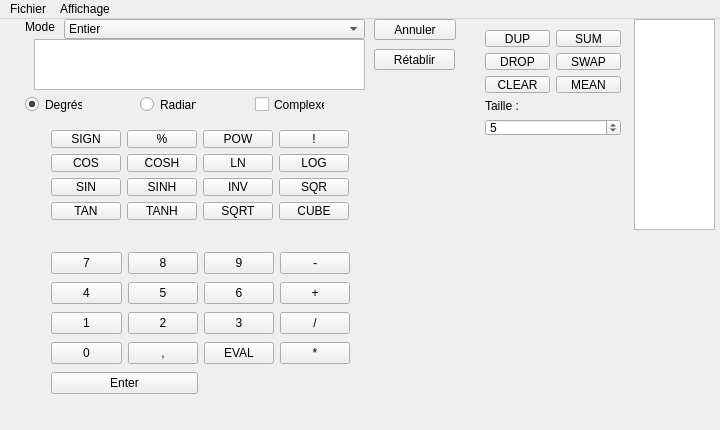
<?xml version="1.0" encoding="UTF-8"?>
<ui version="4.0">
 <class>MainWindow</class>
 <widget class="QMainWindow" name="MainWindow">
  <property name="enabled">
   <bool>true</bool>
  </property>
  <property name="geometry">
   <rect>
    <x>0</x>
    <y>0</y>
    <width>720</width>
    <height>430</height>
   </rect>
  </property>
  <property name="acceptDrops">
   <bool>false</bool>
  </property>
  <property name="windowTitle">
   <string>Calculatrice</string>
  </property>
  <property name="animated">
   <bool>false</bool>
  </property>
  <widget class="QWidget" name="centralWidget">
   <property name="enabled">
    <bool>true</bool>
   </property>
   <property name="autoFillBackground">
    <bool>false</bool>
   </property>
   <widget class="QPushButton" name="pushButton_Annuler">
    <property name="geometry">
     <rect>
      <x>374</x>
      <y>0</y>
      <width>82</width>
      <height>21</height>
     </rect>
    </property>
    <property name="text">
     <string>Annuler</string>
    </property>
   </widget>
   <widget class="QPushButton" name="pushButton_Retablir">
    <property name="geometry">
     <rect>
      <x>374</x>
      <y>30</y>
      <width>81</width>
      <height>21</height>
     </rect>
    </property>
    <property name="minimumSize">
     <size>
      <width>0</width>
      <height>0</height>
     </size>
    </property>
    <property name="text">
     <string>Rétablir</string>
    </property>
   </widget>
   <widget class="QWidget" name="layoutWidget">
    <property name="geometry">
     <rect>
      <x>474</x>
      <y>0</y>
      <width>158</width>
      <height>128</height>
     </rect>
    </property>
    <layout class="QGridLayout" name="gridLayout_6">
     <item row="0" column="0">
      <widget class="QPushButton" name="pushButton_DUP">
       <property name="text">
        <string>DUP</string>
       </property>
      </widget>
     </item>
     <item row="3" column="0">
      <widget class="QPushButton" name="pushButton_DROP">
       <property name="text">
        <string>DROP</string>
       </property>
      </widget>
     </item>
     <item row="0" column="1">
      <widget class="QPushButton" name="pushButton_SUM">
       <property name="text">
        <string>SUM</string>
       </property>
      </widget>
     </item>
     <item row="4" column="1">
      <widget class="QPushButton" name="pushButton_MEAN">
       <property name="text">
        <string>MEAN</string>
       </property>
      </widget>
     </item>
     <item row="5" column="0" colspan="2">
      <widget class="QLabel" name="label_2">
       <property name="text">
        <string>Taille :</string>
       </property>
      </widget>
     </item>
     <item row="4" column="0">
      <widget class="QPushButton" name="pushButton_CLEAR">
       <property name="text">
        <string>CLEAR</string>
       </property>
      </widget>
     </item>
     <item row="3" column="1">
      <widget class="QPushButton" name="pushButton_SWAP">
       <property name="text">
        <string>SWAP</string>
       </property>
      </widget>
     </item>
     <item row="6" column="0" colspan="2">
      <widget class="QSpinBox" name="spinBox">
       <property name="maximum">
        <number>20</number>
       </property>
       <property name="value">
        <number>5</number>
       </property>
      </widget>
     </item>
    </layout>
   </widget>
   <widget class="QListWidget" name="listWidget">
    <property name="geometry">
     <rect>
      <x>634</x>
      <y>0</y>
      <width>81</width>
      <height>211</height>
     </rect>
    </property>
    <property name="mouseTracking">
     <bool>false</bool>
    </property>
   </widget>
   <widget class="QTextEdit" name="textEdit">
    <property name="geometry">
     <rect>
      <x>34</x>
      <y>20</y>
      <width>331</width>
      <height>51</height>
     </rect>
    </property>
    <property name="font">
     <font>
      <pointsize>24</pointsize>
     </font>
    </property>
    <property name="layoutDirection">
     <enum>Qt::LeftToRight</enum>
    </property>
    <property name="readOnly">
     <bool>true</bool>
    </property>
   </widget>
   <widget class="QWidget" name="layoutWidget">
    <property name="geometry">
     <rect>
      <x>40</x>
      <y>100</y>
      <width>320</width>
      <height>112</height>
     </rect>
    </property>
    <layout class="QGridLayout" name="gridLayout_5">
     <item row="0" column="0">
      <widget class="QPushButton" name="pushButton_SIGN">
       <property name="text">
        <string>SIGN</string>
       </property>
      </widget>
     </item>
     <item row="0" column="1">
      <widget class="QPushButton" name="pushButton_MOD">
       <property name="text">
        <string>%</string>
       </property>
      </widget>
     </item>
     <item row="0" column="2">
      <widget class="QPushButton" name="pushButton_POW">
       <property name="text">
        <string>POW</string>
       </property>
      </widget>
     </item>
     <item row="0" column="3">
      <widget class="QPushButton" name="pushButton_FACT">
       <property name="text">
        <string>!</string>
       </property>
      </widget>
     </item>
     <item row="1" column="0">
      <widget class="QPushButton" name="pushButton_COS">
       <property name="styleSheet">
        <string notr="true"/>
       </property>
       <property name="text">
        <string>COS</string>
       </property>
      </widget>
     </item>
     <item row="1" column="1">
      <widget class="QPushButton" name="pushButton_COSH">
       <property name="text">
        <string>COSH</string>
       </property>
      </widget>
     </item>
     <item row="2" column="0">
      <widget class="QPushButton" name="pushButton_SIN">
       <property name="text">
        <string>SIN</string>
       </property>
      </widget>
     </item>
     <item row="2" column="1">
      <widget class="QPushButton" name="pushButton_SINH">
       <property name="text">
        <string>SINH</string>
       </property>
      </widget>
     </item>
     <item row="3" column="0">
      <widget class="QPushButton" name="pushButton_TAN">
       <property name="text">
        <string>TAN</string>
       </property>
      </widget>
     </item>
     <item row="3" column="1">
      <widget class="QPushButton" name="pushButton_TANH">
       <property name="text">
        <string>TANH</string>
       </property>
      </widget>
     </item>
     <item row="1" column="2">
      <widget class="QPushButton" name="pushButton_LN">
       <property name="text">
        <string>LN</string>
       </property>
      </widget>
     </item>
     <item row="2" column="2">
      <widget class="QPushButton" name="pushButton_INV">
       <property name="text">
        <string>INV</string>
       </property>
      </widget>
     </item>
     <item row="3" column="2">
      <widget class="QPushButton" name="pushButton_SQRT">
       <property name="text">
        <string>SQRT</string>
       </property>
      </widget>
     </item>
     <item row="3" column="3">
      <widget class="QPushButton" name="pushButton_CUBE">
       <property name="text">
        <string>CUBE</string>
       </property>
      </widget>
     </item>
     <item row="2" column="3">
      <widget class="QPushButton" name="pushButton_SQR">
       <property name="text">
        <string>SQR</string>
       </property>
      </widget>
     </item>
     <item row="1" column="3">
      <widget class="QPushButton" name="pushButton_LOG">
       <property name="text">
        <string>LOG</string>
       </property>
      </widget>
     </item>
    </layout>
   </widget>
   <widget class="QLabel" name="label">
    <property name="geometry">
     <rect>
      <x>25</x>
      <y>0</y>
      <width>33</width>
      <height>16</height>
     </rect>
    </property>
    <property name="text">
     <string>Mode :</string>
    </property>
   </widget>
   <widget class="QComboBox" name="comboBox">
    <property name="geometry">
     <rect>
      <x>64</x>
      <y>0</y>
      <width>301</width>
      <height>20</height>
     </rect>
    </property>
    <item>
     <property name="text">
      <string>Entier</string>
     </property>
    </item>
    <item>
     <property name="text">
      <string>Rationnel</string>
     </property>
    </item>
    <item>
     <property name="text">
      <string>Réel</string>
     </property>
    </item>
   </widget>
   <widget class="QCheckBox" name="checkBox">
    <property name="enabled">
     <bool>true</bool>
    </property>
    <property name="geometry">
     <rect>
      <x>255</x>
      <y>77</y>
      <width>70</width>
      <height>17</height>
     </rect>
    </property>
    <property name="mouseTracking">
     <bool>false</bool>
    </property>
    <property name="text">
     <string>Complexe</string>
    </property>
   </widget>
   <widget class="QRadioButton" name="radioButton">
    <property name="geometry">
     <rect>
      <x>25</x>
      <y>77</y>
      <width>57</width>
      <height>17</height>
     </rect>
    </property>
    <property name="text">
     <string>Degrés</string>
    </property>
    <property name="checked">
     <bool>true</bool>
    </property>
   </widget>
   <widget class="QRadioButton" name="radioButton_2">
    <property name="geometry">
     <rect>
      <x>140</x>
      <y>77</y>
      <width>56</width>
      <height>17</height>
     </rect>
    </property>
    <property name="text">
     <string>Radian</string>
    </property>
   </widget>
   <widget class="QWidget" name="gridLayoutWidget">
    <property name="geometry">
     <rect>
      <x>90</x>
      <y>240</y>
      <width>2</width>
      <height>2</height>
     </rect>
    </property>
    <layout class="QGridLayout" name="gridLayout_2"/>
   </widget>
   <widget class="QWidget" name="layoutWidget">
    <property name="geometry">
     <rect>
      <x>40</x>
      <y>220</y>
      <width>321</width>
      <height>171</height>
     </rect>
    </property>
    <layout class="QGridLayout" name="gridLayout">
     <item row="2" column="0">
      <widget class="QPushButton" name="pushButton_7">
       <property name="text">
        <string>7</string>
       </property>
      </widget>
     </item>
     <item row="2" column="1">
      <widget class="QPushButton" name="pushButton_8">
       <property name="text">
        <string>8</string>
       </property>
      </widget>
     </item>
     <item row="2" column="2">
      <widget class="QPushButton" name="pushButton_9">
       <property name="text">
        <string>9</string>
       </property>
      </widget>
     </item>
     <item row="3" column="0">
      <widget class="QPushButton" name="pushButton_4">
       <property name="text">
        <string>4</string>
       </property>
      </widget>
     </item>
     <item row="3" column="1">
      <widget class="QPushButton" name="pushButton_5">
       <property name="text">
        <string>5</string>
       </property>
      </widget>
     </item>
     <item row="3" column="2">
      <widget class="QPushButton" name="pushButton_6">
       <property name="text">
        <string>6</string>
       </property>
      </widget>
     </item>
     <item row="4" column="0">
      <widget class="QPushButton" name="pushButton_1">
       <property name="text">
        <string>1</string>
       </property>
      </widget>
     </item>
     <item row="4" column="1">
      <widget class="QPushButton" name="pushButton_2">
       <property name="text">
        <string>2</string>
       </property>
      </widget>
     </item>
     <item row="4" column="2">
      <widget class="QPushButton" name="pushButton_3">
       <property name="text">
        <string>3</string>
       </property>
      </widget>
     </item>
     <item row="3" column="3">
      <widget class="QPushButton" name="pushButton_Plus">
       <property name="text">
        <string>+</string>
       </property>
      </widget>
     </item>
     <item row="2" column="3">
      <widget class="QPushButton" name="pushButton_Moins">
       <property name="text">
        <string>-</string>
       </property>
      </widget>
     </item>
     <item row="5" column="0">
      <widget class="QPushButton" name="pushButton_0">
       <property name="text">
        <string>0</string>
       </property>
      </widget>
     </item>
     <item row="5" column="1">
      <widget class="QPushButton" name="pushButton_Virgule">
       <property name="text">
        <string>,</string>
       </property>
      </widget>
     </item>
     <item row="5" column="2">
      <widget class="QPushButton" name="pushButton_EVAL">
       <property name="text">
        <string>EVAL</string>
       </property>
      </widget>
     </item>
     <item row="4" column="3">
      <widget class="QPushButton" name="pushButton_DIV">
       <property name="text">
        <string>/</string>
       </property>
      </widget>
     </item>
     <item row="5" column="3">
      <widget class="QPushButton" name="pushButton_Mul">
       <property name="text">
        <string>*</string>
       </property>
      </widget>
     </item>
     <item row="6" column="0" colspan="2">
      <widget class="QPushButton" name="pushButton_Enter">
       <property name="text">
        <string>Enter</string>
       </property>
      </widget>
     </item>
    </layout>
   </widget>
  </widget>
  <widget class="QMenuBar" name="menuBar">
   <property name="geometry">
    <rect>
     <x>0</x>
     <y>0</y>
     <width>720</width>
     <height>21</height>
    </rect>
   </property>
   <widget class="QMenu" name="menuCalculatrice">
    <property name="title">
     <string>Fichier</string>
    </property>
    <addaction name="actionAnnuler"/>
    <addaction name="actionRetablir"/>
    <addaction name="actionQuitter"/>
   </widget>
   <widget class="QMenu" name="menuMode">
    <property name="title">
     <string>Affichage</string>
    </property>
    <addaction name="actionClavier"/>
   </widget>
   <addaction name="menuCalculatrice"/>
   <addaction name="menuMode"/>
  </widget>
  <action name="actionQuitter">
   <property name="text">
    <string>Quitter</string>
   </property>
  </action>
  <action name="actionClavier">
   <property name="checkable">
    <bool>true</bool>
   </property>
   <property name="checked">
    <bool>true</bool>
   </property>
   <property name="text">
    <string>Clavier</string>
   </property>
  </action>
  <action name="actionAnnuler">
   <property name="text">
    <string>Annuler</string>
   </property>
  </action>
  <action name="actionRetablir">
   <property name="text">
    <string>Rétablir</string>
   </property>
  </action>
 </widget>
 <layoutdefault spacing="6" margin="11"/>
 <resources/>
 <connections/>
</ui>
